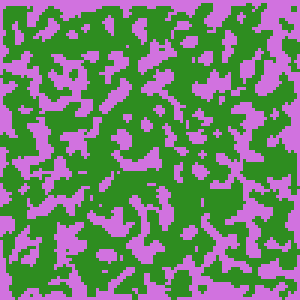
#> input picture test.png, 100 x 100 px (shown 3 times larger)
$ python stitchify.py
#> lines starting #> are read from the running program, lines starting #| are printed output that depends on the picture
""" Converts pixel-art images into cross-stitch patterns.

	This tool assumes that 1px = 1 stitch.

	TODO:
		* Accept image name from command line. (DONE)
		* Change characters to symbols for ease of reading.
		* Expand number of symbols.
		* Create image from symbolized pixels instead of just printing to screen. (DONE)
		* Add grid lines and edge labels to image. (DONE)
		* Add legend to image, based on the `symbols` dictionary. (DONE)
		* Correspond hex colors to floss colors, where possible.
		* (Maybe) add stitch count for each color. (DONE)
		* (Maybe) add GUI.
"""

__author__ = "Noëlle Anthony"
__version__ = "0.3.2"

import sys
from PIL import Image, ImageDraw
from collections import defaultdict

def main(img_name):
#> called with img_name = 'test.png'
	img = Image.open(img_name)
#> img is the input picture: PIL image 100x100 RGB; mean R, G, B 112, 130.1, 109.4
	oimg_name_bits = img_name.split(".")
	oimg_name = "".join(oimg_name_bits[:-1]) + "_pattern." + oimg_name_bits[-1]

	w,h = img.size
#> w = 100; h = 100

	symbols = defaultdict(str)
	symbols["transparent"] = " "
	characters = "AaBbCcDdEeFfGgHhIiJjKkLlMmNnOoPpQqRrSsTtUuVvWwXxYyZz"
	symbol_counts = defaultdict(int)
#	l = 0
	lines = []
	for i in range(h):
		line = []
#		k = 0
		for j in range(w):
			c = "".join(["{}{}".format(hex(x//16).split('x')[-1], hex(x%16).split('x')[-1]) for x in list(img.getpixel((j,i)))])
			d = " "
			if c[-2:] == "ff":
				cs = c[:-2]
				if cs not in symbols.keys():
					symbols[cs] = characters[0]
					characters = characters[1:]
				symbol_counts[cs] += 1
				d = symbols[cs]
			line.append(d)
# [5 lines of commented-out code are left out]
		lines.append(line)
#> after the loop, lines = 100 items; symbol_counts = 0 items; symbols = {'transparent': ' '}
# [12 lines of commented-out code are left out]
	legend = []
	keys = 0
	for k,v in symbols.items():
		if v != " ":
			keys += 1
			legend.append("{}: #{} ({}ct)".format(v, k, symbol_counts[k]))
#> this loop made 1 pass
#> (k, v) on pass 1: ('transparent', ' ')
#> after the loop, keys = 0; legend = []
	print("{} keys".format(keys))
#| 0 keys
#	print("\n".join(legend))

	owid, ohgt = (w*10)+10, (h*10)+20+(15*(int(keys/3)+1))
#> owid = 1010; ohgt = 1035
	print((owid, ohgt))
#| (1010, 1035)
	oimg = Image.new("RGB", (owid, ohgt), "white")
#> oimg: PIL image 1010x1035 RGB; every value is 255
	draw = ImageDraw.Draw(oimg)
	woff, hoff = int(((w)%10)/2)+1, int(((h)%10)/2)+1
#> woff = 1; hoff = 1
	for ww in range(1, w+1):
		posx = ww * 10
		linecolor = 0 if (posx-(woff*10)) % 100 == 0 else (128,128,128)
		linewidth = 2 if (posx-(woff*10)) % 100 == 0 else 1
		draw.line((posx, 10, posx, ((h+1)*10)), fill=linecolor, width=linewidth)
	for hh in range(1, h+2):
		posy = hh * 10
		linecolor = 0 if (posy-(hoff*10)) % 100 == 0 else (128,128,128)
		linewidth = 2 if (posy-(hoff*10)) % 100 == 0 else 1
		draw.line((10, posy, owid, posy), fill=linecolor, width=linewidth)
	char_positions = [x*10+4 for x in range(1,max(h,w)+1)]
#> char_positions = 100 values from 14 to 1004
#	print(char_positions)
	#char_colors = {" ": (0,0,0), "A": (0,0,0), "B": (128,0,0), "C": (0,128,0), "D": (0,255,255), "E": (128,128,0), "F": (128,0,128), "G": (0,0,0)}
	adjust = 0
	for line in lines:
		for char in range(len(line)):
	#		print(char_positions[char])
	#		print(line[char])
			try:
				draw.text((char_positions[char], char_positions[0]-4+adjust), line[char], fill=0)
			except:
				pass
		adjust += 10
#> this loop made 100 passes
#> adjust on passes 1 to 12: 10, 20, 30, 40, 50, 60, 70, 80, 90, 100, 110, 120
#> after the loop, adjust = 1000
	legend_out = ""
	item_ct = 0
	for item in legend:
		item_ct += 1
		legend_out += item
		if item_ct % 3 == 0:
			legend_out += "\n"
		else:
			legend_out += "    "
#> this loop made 0 passes
#> after the loop, item_ct = 0; legend_out = ''
	draw.text((20, (h*10)+20), legend_out, fill=0)
	oimg.save(oimg_name)
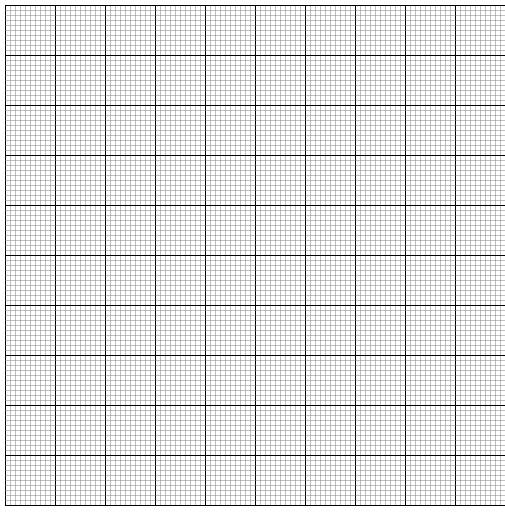
#> saved as test_pattern.png: PIL image 1010x1035 RGB (shown at 1/2 size); min 0, max 255, mean 224.6
	print("Saved {}".format(oimg_name))


if __name__ == "__main__":
	#print(len(sys.argv))
	#print(sys.argv[1])
	if len(sys.argv) >= 2:
		img_name = sys.argv[1]
	else:
		img_name = "test.png"
	main(img_name)
